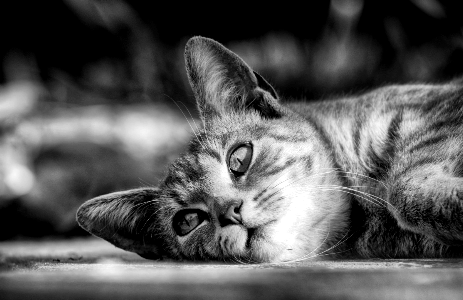
%> input picture AS1/Q2/cat2_gray.png, 463 x 300 px
$ octave Q2.m   (GNU Octave 9; MATLAB toolbox functions it lacks are replaced by stand-ins)
%> lines starting %> are read from the running program, lines starting %| are printed output that depends on the picture; in (x1, y1, x2, y2) boxes, pixels count from 0 and x2, y2 are one past the last pixel; in counts of white or black regions, pixels touching at a corner belong together; the program's own positions count from 1
### AS1/Q2/NoiseDithering.m
function [output] = NoiseDithering(input)
% input : gray img, type = double
% output : gray img, type = double
[M,N] = size(input);
output = zeros(M,N,'double');
for i = 1 : M
    for j = 1: N
        threshold = rand(1);
        if input(i,j) > threshold
            output(i,j) = 1;
        else
            output(i,j) = 0;
        end
    end
end

end

### AS1/Q2/AverageDithering.m
function [output] = AverageDithering(input)
% input : gray img, type = double
% output : gray img, type = double
[M,N] = size(input);
output = zeros(M,N,'double');
threshold = mean(input(:));

for i = 1 : M
    for j = 1: N
        if input(i,j) > threshold
            output(i,j) = 1;
        else
            output(i,j) = 0;
        end
    end
end
end

### AS1/Q2/ErrorDiffusionDithering.m
function [output] = ErrorDiffusionDithering(input)
% input : gray img, type = double
% output : gray img, type = double
[M,N] = size(input);
output = zeros(M,N,'double');
for i = 1 : M
    for j = 1 : N
        if input(i,j) < 0.5
            err = input(i,j);
        else
            err = input(i,j) - 1;
        end

        % 是否為最後一個col
        if j < N
            input(i,j+1) = input(i,j+1) + err*7/16;
        end
        % 是否為最後一個row 且 是否有上一個col
        if (i < M) && (j > 1)
            input(i+1,j-1) = input(i+1,j-1) + err*3/16;
            input(i+1,j) = input(i+1,j) + err*5/16;
        end
        % 是否為最後一個row 且 是否有下一個col
        if (i < M) && (j < N)
            input(i+1,j+1) = input(i+1,j+1) + err*1/16;
        end
    end
end
for i = 1 : M
    for j = 1 : N
        if input(i,j) < 0.5
            output(i,j) = 0;
        else
            output(i,j) = 1;
        end
    end
end

end

### AS1/Q2/Q2.m
clc;
clear all;
close all;
plotNum = 1;
input = imread('cat2_gray.png'); % 讀取題目圖片
%> input is the input picture: size 300x463 uint8; min 0, max 255, mean 87.9
subplot(2,2,plotNum);imshow(input);title('Input');plotNum=plotNum+1;
[M,N] = size(input);
%> M = 300; N = 463
input = im2double(input);
%> input: size 300x463 double

outputNoiseDithering = NoiseDithering(input);
%> after the loop in NoiseDithering, `for i = 1 : M`:
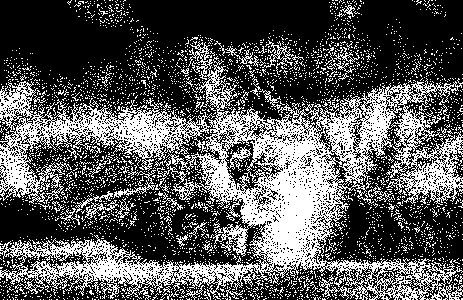
%> output: size 300x463 double; values 0 (black) and 1 (white), 34.5% white in thin lines or dots
outputNoiseDithering = im2uint8(outputNoiseDithering);
%> outputNoiseDithering: size 300x463 uint8; 34.5% white in thin lines or dots
subplot(2,2,plotNum);imshow(outputNoiseDithering);title('NoiseDithering');plotNum=plotNum+1;
imwrite(outputNoiseDithering,'NoiseDithering.png');

outputAverageDithering = AverageDithering(input);
%> in AverageDithering, `threshold = mean(input(:));`: threshold = 0.345
%> after the loop in AverageDithering, `for i = 1 : M`:
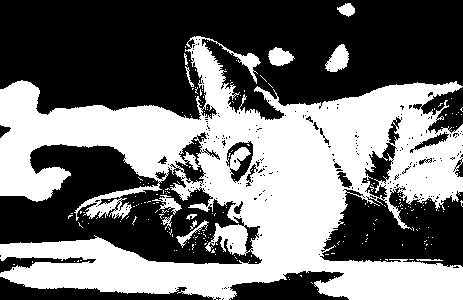
%> output: size 300x463 double; values 0 (black) and 1 (white), 44.7% white; 228 white regions (216 under 20 px), largest, box (x1, y1, x2, y2) and area: (0, 36, 463, 300) 60128, (325, 44, 349, 72) 421, (268, 47, 295, 66) 337
outputAverageDithering = im2uint8(outputAverageDithering);
subplot(2,2,plotNum);imshow(outputAverageDithering);title('AverageDithering');plotNum=plotNum+1;
imwrite(outputAverageDithering,'AverageDithering.png');

outputErrorDiffusionDithering = ErrorDiffusionDithering(input);
%> after the loop in ErrorDiffusionDithering, `for i = 1 : M`:
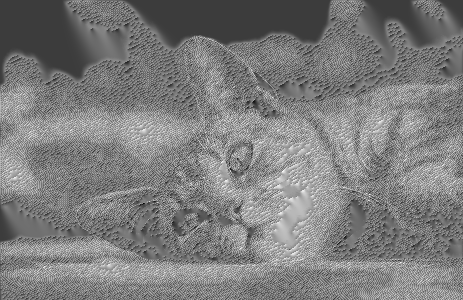
%> input: size 300x463 double; min -0.376, max 1.21, mean 0.402; drawn with min black and max white
%> after the loop in ErrorDiffusionDithering, `for i = 1 : M`: err = -0.43
%> after the loop in ErrorDiffusionDithering, `for i = 1 : M`:
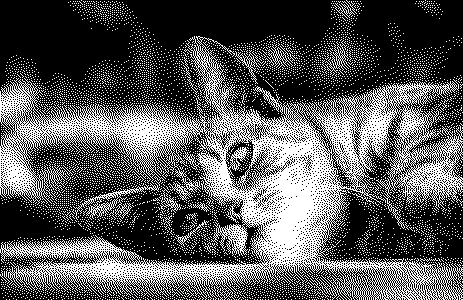
%> output: size 300x463 double; values 0 (black) and 1 (white), 34.4% white in thin lines or dots
outputErrorDiffusionDithering = im2uint8(outputErrorDiffusionDithering);
%> outputErrorDiffusionDithering: size 300x463 uint8; 34.4% white in thin lines or dots
subplot(2,2,plotNum);imshow(outputErrorDiffusionDithering);title('ErrorDiffusionDithering');plotNum=plotNum+1;
imwrite(outputErrorDiffusionDithering,'ErrorDiffusionDithering.png');
